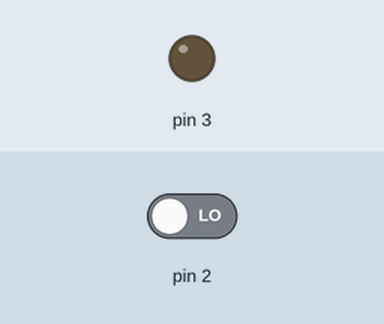
A sketch run on a simulated Arduino Uno, built with avr-gcc and run on an emulated ATmega328P. On the bench: output pins drawn as LEDs (lit = HIGH). Dashed ring = blinking. Inputs (shaded band) come from the test bench; at power-on: pin 2 LOW.

Above: at 1.2 s.
1.3 s: pin 2 driven HIGH
At 1.4 s:
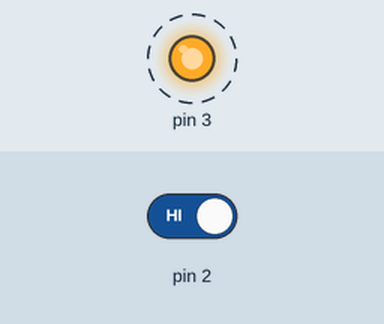
4.3 s: pin 2 driven LOW
At 5.5 s:
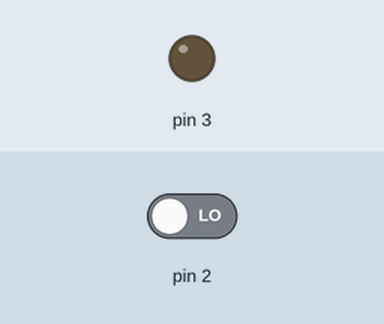
Timing chart, 0 to 7.3 s (numbered marks = the images above; inputs shaded):
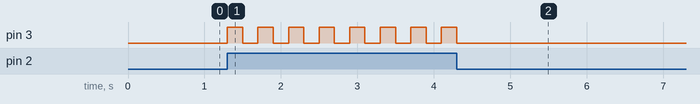

Measured:
- after the input at 1.3 s, pin 3: alternates HIGH for 0.20 s and LOW for 0.20 s, starting at once
- after the input at 4.3 s, pin 3: goes on until 4.3 s, then stays LOW

The sketch:

botaopressionado1.ino
```cpp
// C++ code
//
void setup()
{
  pinMode(2, INPUT);
  pinMode(3, OUTPUT);
}

void loop()
{
  if(digitalRead(2) == HIGH){
    digitalWrite(3, HIGH);
    delay(200);
    digitalWrite(3, LOW);
    delay(200);
  }

}
```
